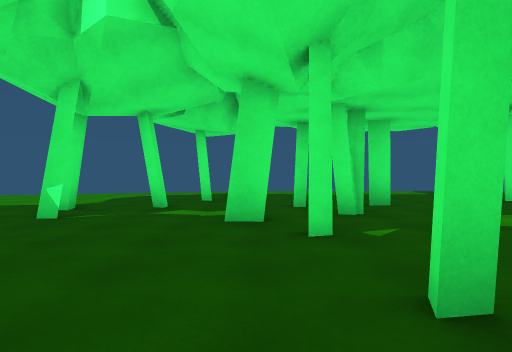
[1] (above)

24 first-person views from a walk through a scene from a Unity 3-D project. The camera is 1.3 m above the floor, looks level and sees 75° across. The floor is counted in squares, 1.88 m on a side. Each view is taken from the middle of a square. On the plan, view 1 faces up. The plan holds only what a view shows up to about 10 squares ahead; the rest is blank. The place goes on beyond the plan. The player character is not drawn.

[2]
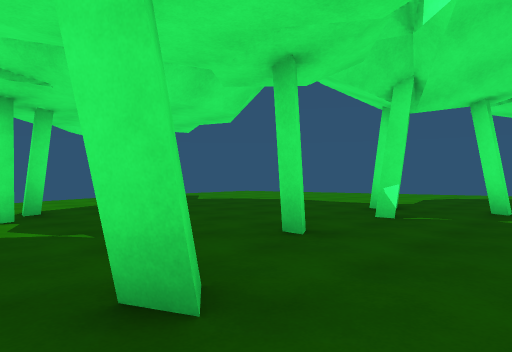

[3]
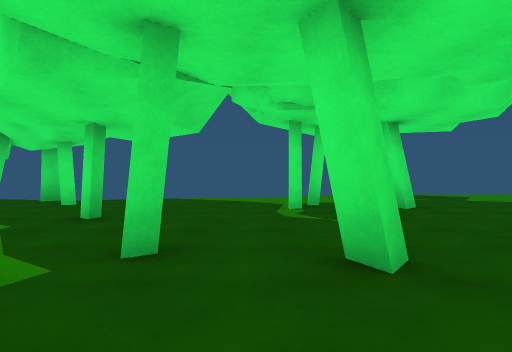

[4]
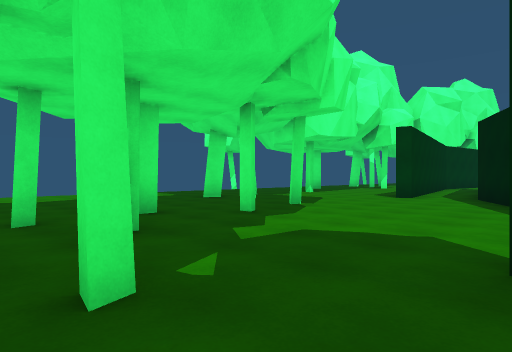

[5]
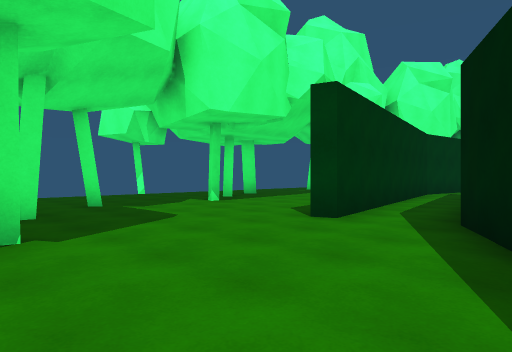

[6]
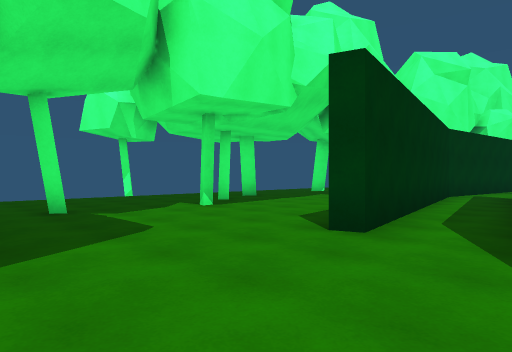

[7]
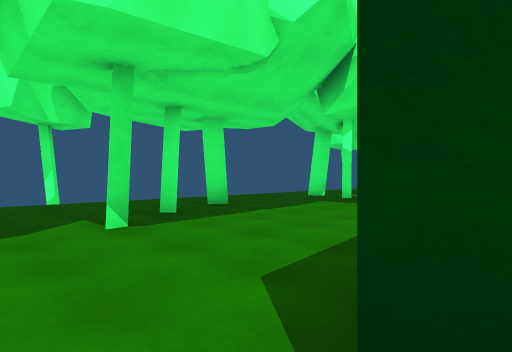

[8]
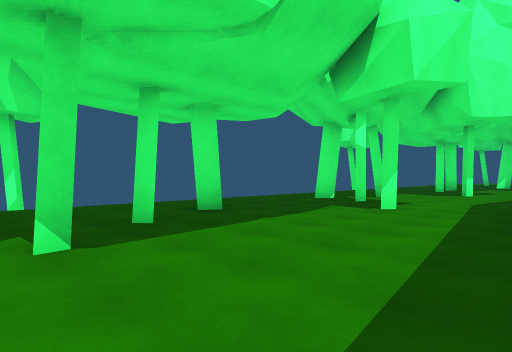

[9]
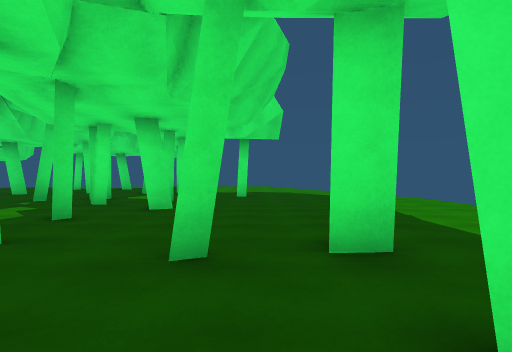

[10]
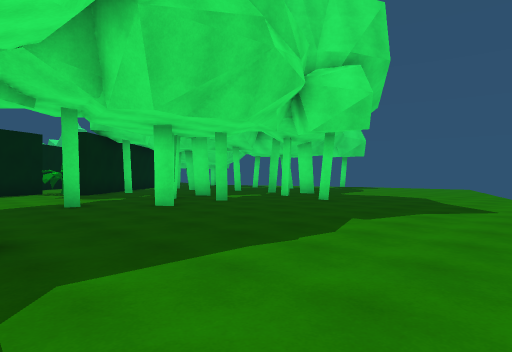

[11]
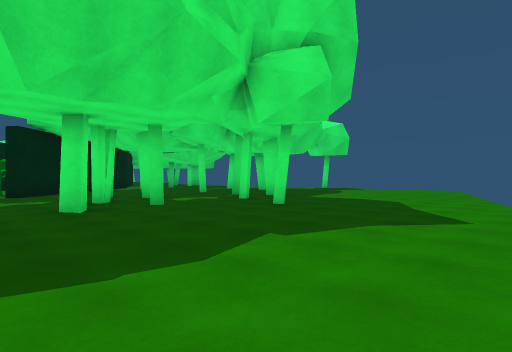

[12]
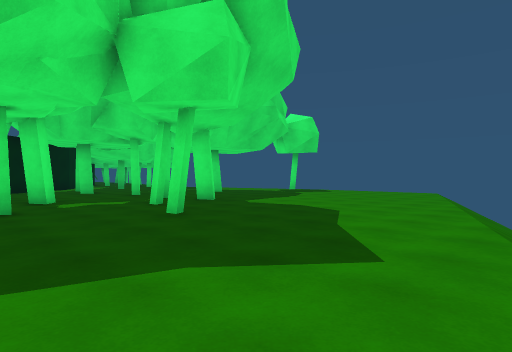

[13]
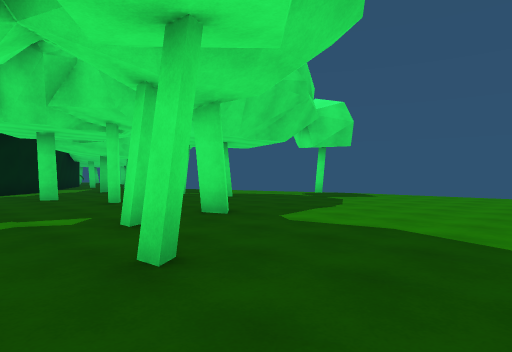

[14]
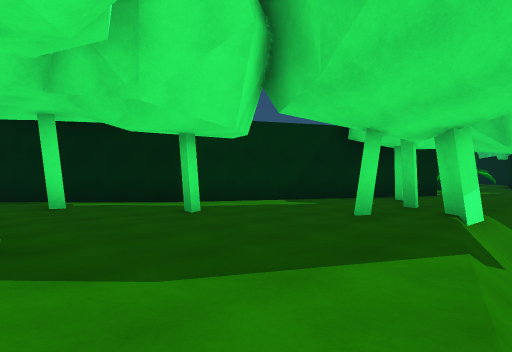

[15]
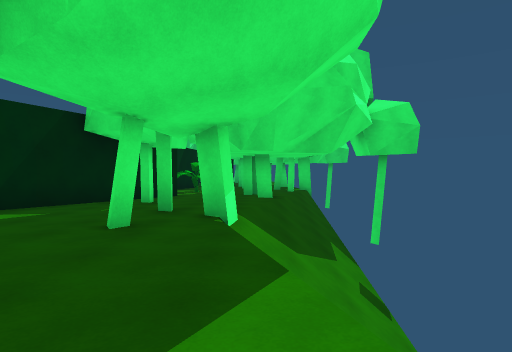

[16]
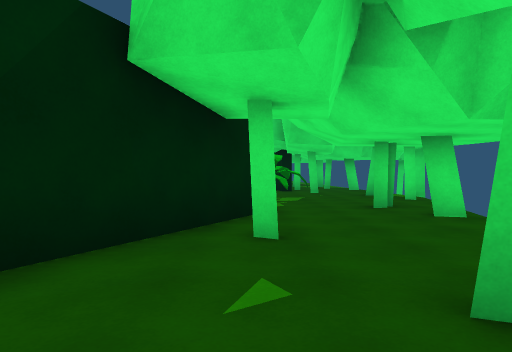

[17]
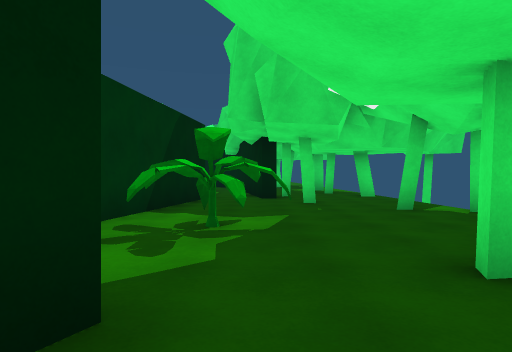

[18]
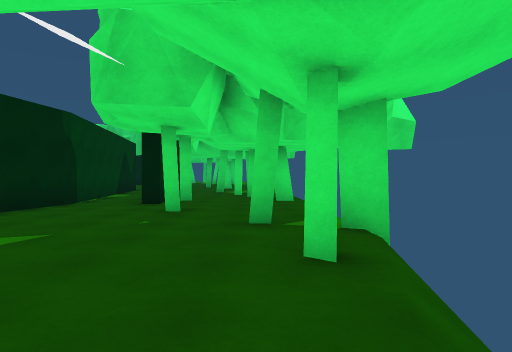

[19]
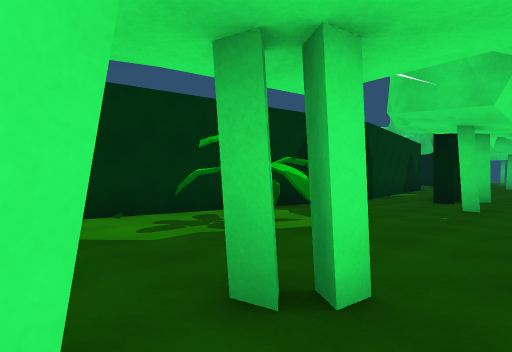

[20]
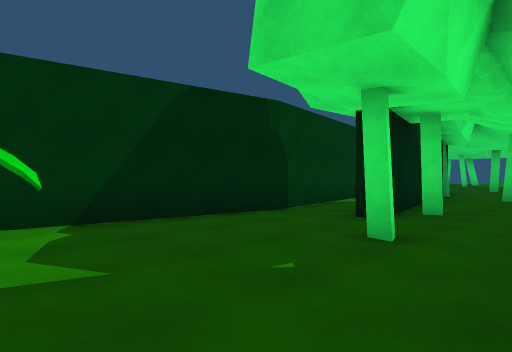

[21]
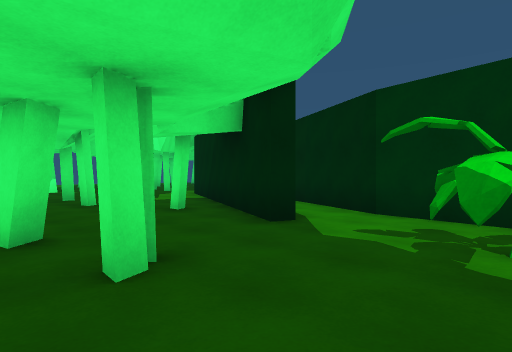

[22]
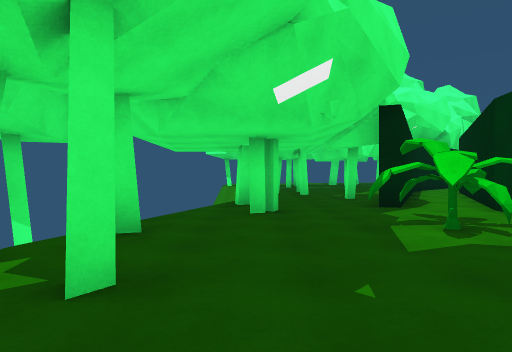

[23]
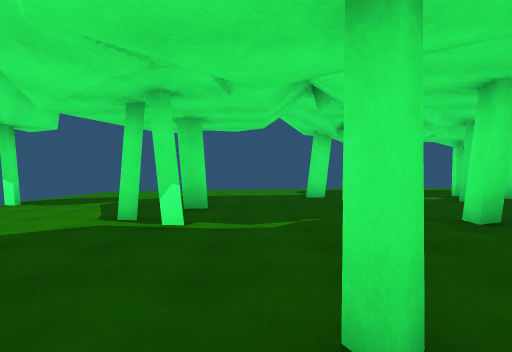

[24]
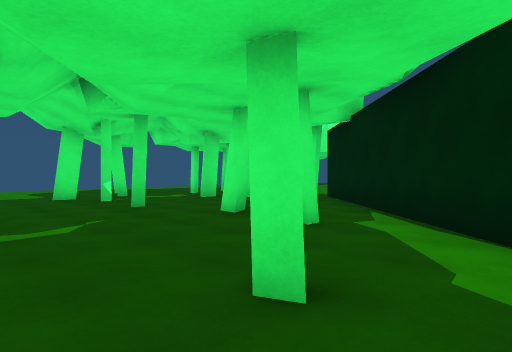

### Floor plan
Key: @ floor where view 1 was taken; # wall or solid block; . main floor; - floor 5 m lower than the main floor; / step, stairs or slope; v drop or lower ground; P plant.
Columns run from 15 left of view 1 to 20 right of it. Each row starts with its distance up from view 1.
 16                            vv
 15              ////////// /////////
 14         ////......................
 13       ////....................#....
 12       /.....................#......#
 11      .................#.#..#........
 10     ..........#..................#..
  9     ..................#.............
  8      ...........#.#...............
  7      ......#.#......#.#..... #####
  6    .........#....#........####
  5    ............#.............
  4    #............#.........#
  3    /....#..#............ ##
  2     ...#........#.#
  1     ....#...#....##
  0     /..........@##
 -1     /.......#..##
 -2     /.........##
 -3     //....#..##
 -4      /......##
 -5      /.#...##
 -6   -///.....#
 -7   v///.#..##
 -8   v///....#
 -9   v//...###
-10   v//....#
-11     /#..###
-12 #v  ......#
-13    /.#....#
-14   v/...PP.#
-15    #...PP.#
-16   v.......#
-17    .#....##
-18    ......#
-19    ...#..#
-20    ......#
-21    ...##.#
-22    ....#.#
-23      ..#.#

Positions as (right, up) in squares from view 1, and headings:
1: (0, 0), facing up
2: (-1, 0), facing up-left
3: (0, 0), facing left
4: (0, 2), facing up-right
5: (6, 3), facing up-right
6: (7, 4), facing up-right
7: (10, 6), facing up-right
8: (11, 7), facing up-right
9: (10, 10), facing left
10: (7, 15), facing down-left
11: (5, 15), facing down-left
12: (2, 15), facing down-left
13: (0, 12), facing down-left
14: (-11, 1), facing down-right
15: (-10, 0), facing down
16: (-7, -5), facing down
17: (-8, -10), facing down
18: (-11, -12), facing down
19: (-11, -11), facing down-right
20: (-11, -15), facing down-right
21: (-11, -15), facing up-right
22: (-10, -19), facing up
23: (-6, -4), facing up
24: (-7, -4), facing up-right
